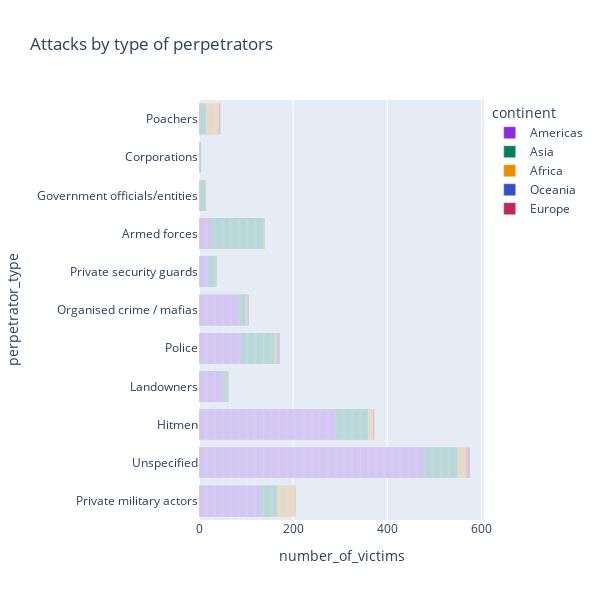

Notebook cell for this chart:
### Code cell
bar_perpetrator = px.bar(gw_data, y='perpetrator_type', x='number_of_victims', width=600, height=600,
                            color="continent", color_discrete_sequence=["#8a2be2", "#087f5b", "#f08c00", "#364fc7", "#c2255c"], 
                            hover_data="age", hover_name="perpetrator_type", orientation='h',
                            title="Attacks by type of perpetrators")
bar_perpetrator.show()

### Figure 1 — Plotly figure (JSON) as saved in the notebook; plotly's stock layout.template omitted (floating-point values rounded to 4 significant figures; data arrays with more than 128 entries replaced by an {"elided": "..."} marker saying what was removed)
{"data": [{"alignmentgroup": "True", "customdata": {"elided": "1179x1 int values"}, "hovertemplate": "<b>%{hovertext}</b><br><br>continent=Americas<br>number_of_victims=%{x}<br>perpetrator_type=%{y}<br>age=%{customdata[0]}<extra></extra>", "hovertext": {"elided": "1179 str values"}, "legendgroup": "Americas", "marker": {"color": "#8a2be2", "pattern": {"shape": ""}}, "name": "Americas", "offsetgroup": "Americas", "orientation": "h", "showlegend": true, "textposition": "auto", "type": "bar", "x": {"elided": "1179 int values"}, "xaxis": "x", "y": {"elided": "1179 str values"}, "yaxis": "y"}, {"alignmentgroup": "True", "customdata": {"elided": "427x1 int values"}, "hovertemplate": "<b>%{hovertext}</b><br><br>continent=Asia<br>number_of_victims=%{x}<br>perpetrator_type=%{y}<br>age=%{customdata[0]}<extra></extra>", "hovertext": {"elided": "427 str values"}, "legendgroup": "Asia", "marker": {"color": "#087f5b", "pattern": {"shape": ""}}, "name": "Asia", "offsetgroup": "Asia", "orientation": "h", "showlegend": true, "textposition": "auto", "type": "bar", "x": {"elided": "427 int values"}, "xaxis": "x", "y": {"elided": "427 str values"}, "yaxis": "y"}, {"alignmentgroup": "True", "customdata": [[null], [null], [null], [41], [29], [null], [32], [57], [23], [27], [27], [29], [31], [28], [30], [40], [27], [30], [29], [27], [30], [30], [25], [27], [28], [28], [27], [31], [48], [null], [48], [null], [null], [25], [52], [51], [null], [null], [null], [65], [null], [null], [null], [null], [null], [null], [null], [40], [null], [null], [null], [28], [35], [25], [null], [43], [null], [51], [26], [null], [null], [null], [null], [26], [null], [null], [25], [null], [37], [null], [21], [null], [null], [22], [null], [null], [null], [null], [30], [null], [30], [null], [24], [null], [31], [28], [null], [30], [25], [null], [null], [37], [27], [null], [null], [null], [null], [null], [33], [null], [null], [49], [null], [47], [28], [null], [67]], "hovertemplate": "<b>%{hovertext}</b><br><br>continent=Africa<br>number_of_victims=%{x}<br>perpetrator_type=%{y}<br>age=%{customdata[0]}<extra></extra>", "hovertext": ["Unspecified", "Private security guards", "Unspecified", "Government officials/entities", "Unspecified", "Police", "Unspecified", "Unspecified", "Private military actors", "Private military actors", "Private military actors", "Private military actors", "Private military actors", "Private military actors", "Private military actors", "Private military actors", "Private military actors", "Private military actors", "Private military actors", "Private military actors", "Private military actors", "Hitmen", "Hitmen", "Hitmen", "Hitmen", "Hitmen", "Hitmen", "Hitmen", "Private military actors", "Organised crime / mafias", "Unspecified", "Organised crime / mafias", "Police", "Police", "Hitmen", "Armed forces", "Police", "Unspecified", "Unspecified", "Hitmen", "Landowners", "Landowners", "Private military actors", "Private military actors", "Private military actors", "Private military actors", "Private military actors", "Unspecified", "Poachers", "Poachers", "Unspecified", "Private military actors", "Private military actors", "Private military actors", "Poachers", "Private military actors", "Poachers", "Unspecified", "Unspecified", "Poachers", "Poachers", "Poachers", "Private military actors", "Private military actors", "Poachers", "Private military actors", "Private military actors", "Private military actors", "Poachers", "Unspecified", "Private military actors", "Poachers", "Poachers", "Private military actors", "Poachers", "Poachers", "Poachers", "Unspecified", "Private military actors", "Poachers", "Poachers", "Poachers", "Poachers", "Poachers", "Unspecified", "Private military actors", "Poachers", "Private military actors", "Private military actors", "Unspecified", "Poachers", "Poachers", "Poachers", "Private military actors", "Private military actors", "Unspecified", "Poachers", "Private military actors", "Poachers", "Private military actors", "Poachers", "Hitmen", "Poachers", "Hitmen", "Private military actors", "Poachers", "Hitmen"], "legendgroup": "Africa", "marker": {"color": "#f08c00", "pattern": {"shape": ""}}, "name": "Africa", "offsetgroup": "Africa", "orientation": "h", "showlegend": true, "textposition": "auto", "type": "bar", "x": [1, 1, 1, 1, 1, 1, 1, 1, 1, 1, 1, 1, 1, 1, 1, 1, 1, 1, 1, 1, 1, 1, 1, 1, 1, 1, 1, 1, 1, 1, 1, 1, 1, 1, 1, 1, 1, 1, 1, 1, 1, 1, 1, 1, 1, 1, 1, 1, 1, 1, 1, 1, 1, 1, 1, 1, 1, 1, 1, 1, 1, 1, 1, 1, 1, 1, 1, 1, 1, 1, 1, 1, 1, 1, 1, 1, 1, 1, 1, 1, 1, 1, 1, 1, 1, 1, 1, 1, 1, 1, 1, 1, 1, 1, 1, 1, 1, 1, 1, 1, 1, 1, 1, 1, 1, 1, 1], "xaxis": "x", "y": ["Unspecified", "Private security guards", "Unspecified", "Government officials/entities", "Unspecified", "Police", "Unspecified", "Unspecified", "Private military actors", "Private military actors", "Private military actors", "Private military actors", "Private military actors", "Private military actors", "Private military actors", "Private military actors", "Private military actors", "Private military actors", "Private military actors", "Private military actors", "Private military actors", "Hitmen", "Hitmen", "Hitmen", "Hitmen", "Hitmen", "Hitmen", "Hitmen", "Private military actors", "Organised crime / mafias", "Unspecified", "Organised crime / mafias", "Police", "Police", "Hitmen", "Armed forces", "Police", "Unspecified", "Unspecified", "Hitmen", "Landowners", "Landowners", "Private military actors", "Private military actors", "Private military actors", "Private military actors", "Private military actors", "Unspecified", "Poachers", "Poachers", "Unspecified", "Private military actors", "Private military actors", "Private military actors", "Poachers", "Private military actors", "Poachers", "Unspecified", "Unspecified", "Poachers", "Poachers", "Poachers", "Private military actors", "Private military actors", "Poachers", "Private military actors", "Private military actors", "Private military actors", "Poachers", "Unspecified", "Private military actors", "Poachers", "Poachers", "Private military actors", "Poachers", "Poachers", "Poachers", "Unspecified", "Private military actors", "Poachers", "Poachers", "Poachers", "Poachers", "Poachers", "Unspecified", "Private military actors", "Poachers", "Private military actors", "Private military actors", "Unspecified", "Poachers", "Poachers", "Poachers", "Private military actors", "Private military actors", "Unspecified", "Poachers", "Private military actors", "Poachers", "Private military actors", "Poachers", "Hitmen", "Poachers", "Hitmen", "Private military actors", "Poachers", "Hitmen"], "yaxis": "y"}, {"alignmentgroup": "True", "customdata": [[40], [null], [null], [null], [null], [51]], "hovertemplate": "<b>%{hovertext}</b><br><br>continent=Oceania<br>number_of_victims=%{x}<br>perpetrator_type=%{y}<br>age=%{customdata[0]}<extra></extra>", "hovertext": ["Unspecified", "Police", "Police", "Police", "Police", "Landowners"], "legendgroup": "Oceania", "marker": {"color": "#364fc7", "pattern": {"shape": ""}}, "name": "Oceania", "offsetgroup": "Oceania", "orientation": "h", "showlegend": true, "textposition": "auto", "type": "bar", "x": [1, 1, 1, 1, 1, 1], "xaxis": "x", "y": ["Unspecified", "Police", "Police", "Police", "Police", "Landowners"], "yaxis": "y"}, {"alignmentgroup": "True", "customdata": [[21], [23], [null], [64], [null], [55], [33], [50], [37], [40], [39], [43], [56], [51]], "hovertemplate": "<b>%{hovertext}</b><br><br>continent=Europe<br>number_of_victims=%{x}<br>perpetrator_type=%{y}<br>age=%{customdata[0]}<extra></extra>", "hovertext": ["Police", "Police", "Unspecified", "Unspecified", "Unspecified", "Unspecified", "Unspecified", "Organised crime / mafias", "Organised crime / mafias", "Hitmen", "Poachers", "Poachers", "Unspecified", "Unspecified"], "legendgroup": "Europe", "marker": {"color": "#c2255c", "pattern": {"shape": ""}}, "name": "Europe", "offsetgroup": "Europe", "orientation": "h", "showlegend": true, "textposition": "auto", "type": "bar", "x": [1, 1, 1, 1, 1, 1, 1, 1, 1, 1, 1, 1, 1, 1], "xaxis": "x", "y": ["Police", "Police", "Unspecified", "Unspecified", "Unspecified", "Unspecified", "Unspecified", "Organised crime / mafias", "Organised crime / mafias", "Hitmen", "Poachers", "Poachers", "Unspecified", "Unspecified"], "yaxis": "y"}], "layout": {"barmode": "relative", "height": 600, "legend": {"title": {"text": "continent"}, "tracegroupgap": 0}, "title": {"text": "Attacks by type of perpetrators"}, "width": 600, "xaxis": {"anchor": "y", "autorange": true, "domain": [0, 1], "range": [0, 605.3], "title": {"text": "number_of_victims"}, "type": "linear"}, "yaxis": {"anchor": "x", "autorange": true, "domain": [0, 1], "range": [-0.5, 10.5], "title": {"text": "perpetrator_type"}, "type": "category"}}}
